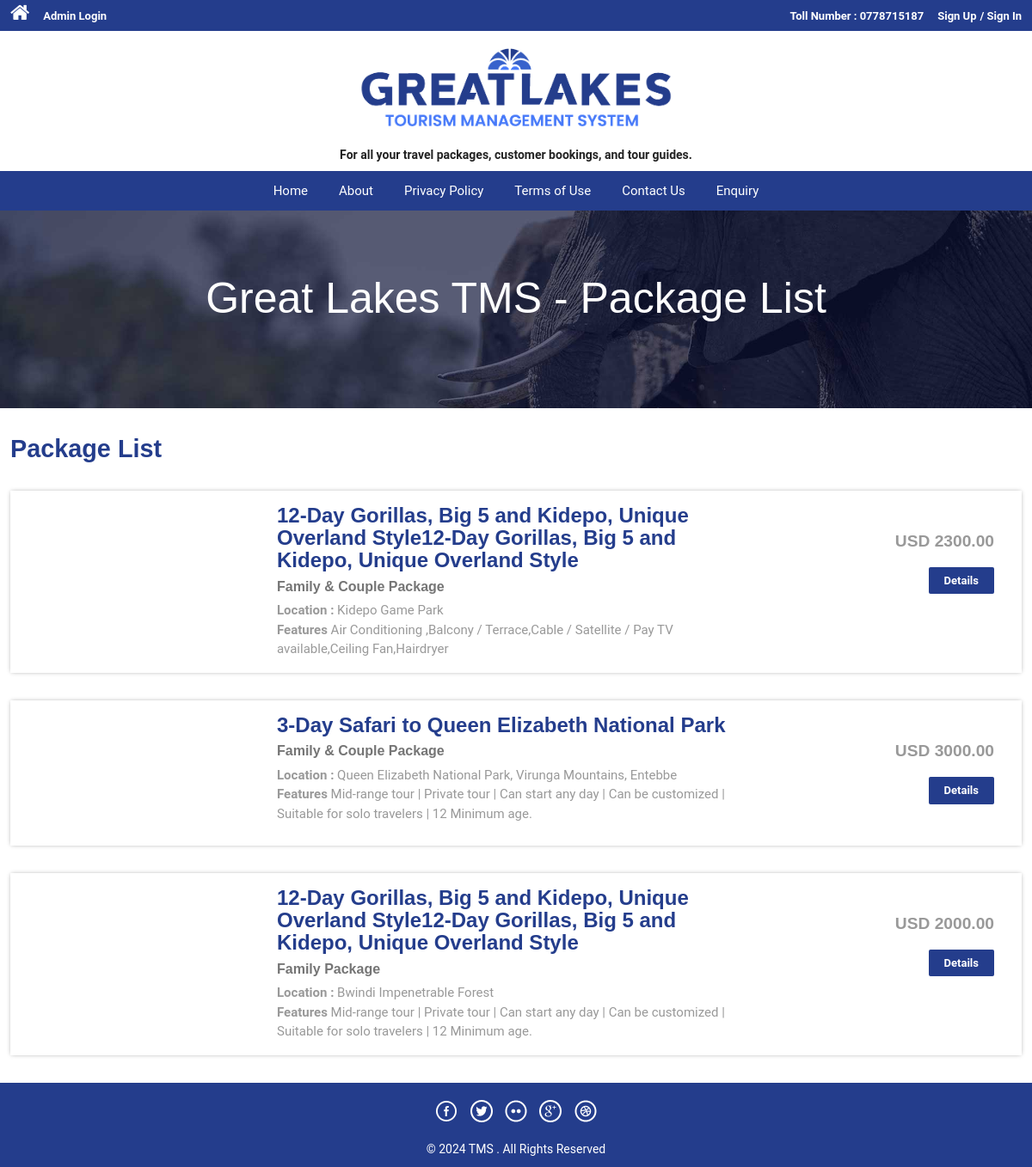
The app's page /package-list.php with its own data.
### tables this page shows
CREATE TABLE IF NOT EXISTS `tbltourpackages` (
  `PackageId` int NOT NULL AUTO_INCREMENT,
  `PackageName` varchar(200) NOT NULL,
  `PackageType` varchar(150) DEFAULT NULL,
  `PackageLocation` varchar(200) DEFAULT NULL,
  `PackagePrice` decimal(10,2) DEFAULT NULL,
  `PackageFetures` text,
  `PackageDetails` text,
  `PackageImage` varchar(200) DEFAULT NULL,
  `Creationdate` timestamp NULL DEFAULT CURRENT_TIMESTAMP,
  `Duration` varchar(50) DEFAULT NULL,
  `MaxPeople` int DEFAULT NULL,
  `PackageStatus` enum('Active','Inactive') DEFAULT 'Active',
  `AvailableDates` text,
  `Inclusions` text,
  `Exclusions` text,
  `CancellationPolicy` text,
  PRIMARY KEY (`PackageId`)
);

### package-list.php (the view, shortened to what this page needs)
<?php
include('includes/config.php');
?>
<body>
<?php include('includes/header.php');?>
<div class="banner-3">
	<div style="
					background: url(images/carousel-1-elephants.jpg)no-repeat;
				background-size: cover;
				-webkit-background-size: cover;
				-o-background-size: cover;
				-ms-background-size: cover;
				-moz-background-size: cover;
				min-height: 230px;
				background-position-y: top;
				"
	>
		<h1 class="wow zoomIn animated animated" data-wow-delay=".5s" style="visibility: visible; animation-delay: 0.5s; animation-name: zoomIn; font-family:'Gill Sans', 'Gill Sans MT', Calibri, 'Trebuchet MS', sans-serif;"> Great Lakes TMS - Package List</h1>
	</div>
</div>
<div class="rooms">
	<div class="container">
		<div class="room-bottom">
			<h3 style="
					color: #243D8C;
	">Package List</h3>
<?php $sql = "SELECT * from tbltourpackages";
$query = $dbh->prepare($sql);
$query->execute();
$results=$query->fetchAll(PDO::FETCH_OBJ);
if($query->rowCount() > 0)
{
foreach($results as $result)
{	?>
			<div class="rom-btm">
				<div class="col-md-3 room-left wow fadeInLeft animated" data-wow-delay=".5s" style="
		margin-top: 15px;
		margin-bottom: 15px;
		">
				</div>
				<div class="col-md-6 room-midle wow fadeInUp animated" data-wow-delay=".5s">
					<h4 style="
					color: #243D8C;
	"><?php echo htmlentities($result->PackageName);?></h4>
					<h6><?php echo htmlentities($result->PackageType);?></h6>
					<p><b>Location :</b> <?php echo htmlentities($result->PackageLocation);?></p>
					<p><b>Features</b> <?php echo htmlentities($result->PackageFetures);?></p>
				</div>
				<div class="col-md-3 room-right wow fadeInRight animated" data-wow-delay=".5s">
					<h5>USD <?php echo htmlentities($result->PackagePrice);?></h5>
					<a href="package-details.php?pkgid=<?php echo htmlentities($result->PackageId);?>" class="view" style="
					background-color:#243D8C;
					color: white;
	">Details</a>
				</div>
				<div class="clearfix"></div>
			</div>
<?php }} ?>
		</div>
	</div>
</div>
<?php include('includes/footer.php');?>
</body>
</html>

### includes/header.php (shortened to what this page needs)
<!DOCTYPE HTML>
<html>
<head>
<link href="css/bootstrap.css" rel='stylesheet' type='text/css' />
<link href="css/style.css" rel='stylesheet' type='text/css' />
<link href="css/font-awesome.css" rel="stylesheet">
<link href="css/animate.css" rel="stylesheet" type="text/css" media="all">
</head>
<?php if($_SESSION['login'])
{?>
<div class="top-header">
	<div class="container">
		<ul class="tp-hd-lft wow fadeInLeft animated" data-wow-delay=".5s">
			<li class="hm"><a href="index.html"><i class="fa fa-home"></i></a></li>
			<li class="prnt"><a href="profile.php">My Profile</a></li>
				<li class="prnt"><a href="change-password.php">Change Password</a></li>
			<li class="prnt"><a href="tour-history.php">My Tour History</a></li>
			<li class="prnt"><a href="issuetickets.php">Issue Tickets</a></li>
		</ul>
		<ul class="tp-hd-rgt wow fadeInRight animated" data-wow-delay=".5s">
			<li class="tol">Welcome :</li>
			<li class="sig"><?php echo htmlentities($_SESSION['login']);?></li>
			<li class="sigi"><a href="logout.php" >/ Logout</a></li>
        </ul>
		<div class="clearfix"></div>
	</div>
</div><?php } else {?>
<div class="top-header" style="
	background-color: #243D8C;
	">
	<div class="container">
		<ul class="tp-hd-lft wow fadeInLeft animated" data-wow-delay=".5s">
			<li class="hm"><a href="index.php"><i class="fa fa-home"></i></a></li>
				<li class="hm"><a href="admin/index.php">Admin Login</a></li>
		</ul>
		<ul class="tp-hd-rgt wow fadeInRight animated" data-wow-delay=".5s">
			<li class="tol">Toll Number : 0778715187</li>
			<li class="sig"><a href="#" data-toggle="modal" data-target="#myModal" >Sign Up</a></li>
			<li class="sigi"><a href="#" data-toggle="modal" data-target="#myModal4" >/ Sign In</a></li>
        </ul>
		<div class="clearfix"></div>
	</div>
</div>
<?php }?>
<div class="header">
	<div style="
    display: flex;
    justify-content: center;
    align-items: center;
	flex-direction: column"
>
		<div class="wow fadeInDown animated" data-wow-delay=".3s">
			<img src="images/TMS-logo-blue.png" alt="" width="400px" >
		</div>
		<div class="fadeInDown animated" data-wow-delay=".1s">
            <div style="
			color: #222;
			font-weight: 600;
			font-size: 14px;
			">For all your travel packages, customer bookings, and tour guides.</div>
		</div>
	</div>
</div>
<div class="footer-btm wow fadeInLeft animated" data-wow-delay=".5s" style="
	background-color: #243D8C;
	">
	<div class="container" >
	<div class="navigation" >
			<nav class="navbar navbar-default" >
				<div class="collapse navbar-collapse nav-wil" id="bs-example-navbar-collapse-1" style="
	background-color: #243D8C;
">
					<nav class="cl-effect-1" style="
					display: flex;
					justify-content: center;
					align-items: center;
					flex-direction: column">
						<ul class="nav navbar-nav">
							<li><a href="index.php" style="a:hover color:#222;">Home</a></li>
							<li><a href="page.php?type=aboutus">About</a></li>
								<li><a href="page.php?type=privacy">Privacy Policy</a></li>
								<li><a href="page.php?type=terms">Terms of Use</a></li>
								<li><a href="page.php?type=contact">Contact Us</a></li>
								<?php if($_SESSION['login'])
{?>
								<li>Need Help?<a href="#" data-toggle="modal" data-target="#myModal3"> / Write Us </a>  </li>
								<?php } else { ?>
								<li><a href="enquiry.php"> Enquiry </a>  </li>
								<?php } ?>
								<div class="clearfix"></div>
						</ul>
					</nav>
				</div>
			</nav>
		</div>
	</div>
</div>

### includes/footer.php
<div class="copy-right" style="
					color:white;
					background-color:#243D8C;
					">
	<div class="container" style="
					color:white;
					background-color:#243D8C;
					">
		<div class="footer-social-icons wow fadeInDown animated animated" data-wow-delay=".5s" style="visibility: visible; animation-delay: 0.5s; animation-name: fadeInDown;">
			<ul>
				<li><a class="facebook" href="#"><span>Facebook</span></a></li>
				<li><a class="twitter" href="#"><span>Twitter</span></a></li>
				<li><a class="flickr" href="#"><span>Flickr</span></a></li>
				<li><a class="googleplus" href="#"><span>Google+</span></a></li>
				<li><a class="dribbble" href="#"><span>Dribbble</span></a></li>
			</ul>
		</div>
		<p class="wow zoomIn animated animated" data-wow-delay=".5s" style="visibility: visible; animation-delay: 0.5s; animation-name: zoomIn;">© 2024 TMS . All Rights Reserved </p>
	</div>
</div>

### records on screen
tbltourpackages: PackageName "12-Day Gorillas, Big 5 and Kidepo, Unique Overland Style12-Day Gorillas, Big 5 and Kidepo, Unique Overland Style", PackageType "Family & Couple Package", PackageLocation "Kidepo Game Park", PackageFetures "Air Conditioning ,Balcony / Terrace,Cable / Satellite / Pay TV available,Ceiling Fan,Hairdryer", PackagePrice "2300.00"
tbltourpackages: PackageName "3-Day Safari to Queen Elizabeth National Park", PackageType "Family & Couple Package", PackageLocation "Queen Elizabeth National Park, Virunga Mountains, Entebbe", PackageFetures "Mid-range tour | Private tour | Can start any day | Can be customized | Suitable for solo travelers | 12 Minimum age.", PackagePrice "3000.00"
tbltourpackages: PackageName "12-Day Gorillas, Big 5 and Kidepo, Unique Overland Style12-Day Gorillas, Big 5 and Kidepo, Unique Overland Style", PackageType "Family Package", PackageLocation "Bwindi Impenetrable Forest", PackageFetures "Mid-range tour | Private tour | Can start any day | Can be customized | Suitable for solo travelers | 12 Minimum age.", PackagePrice "2000.00"
